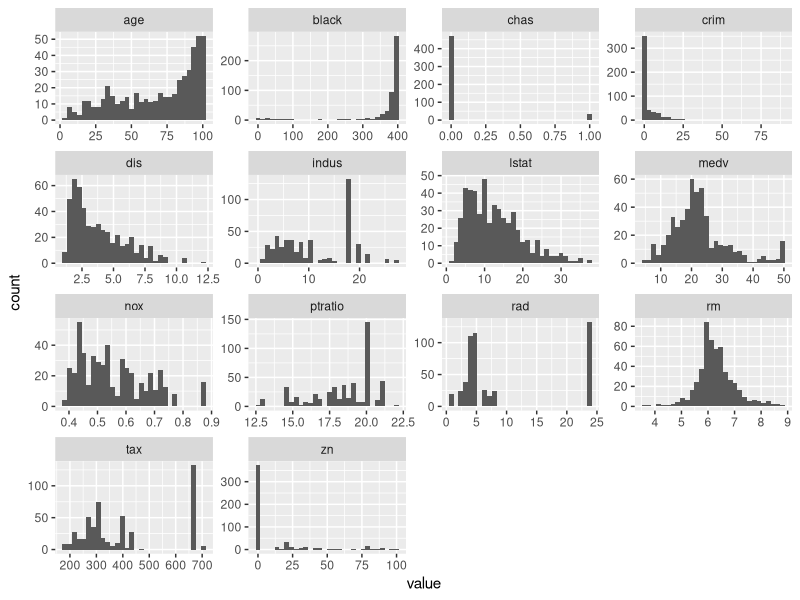
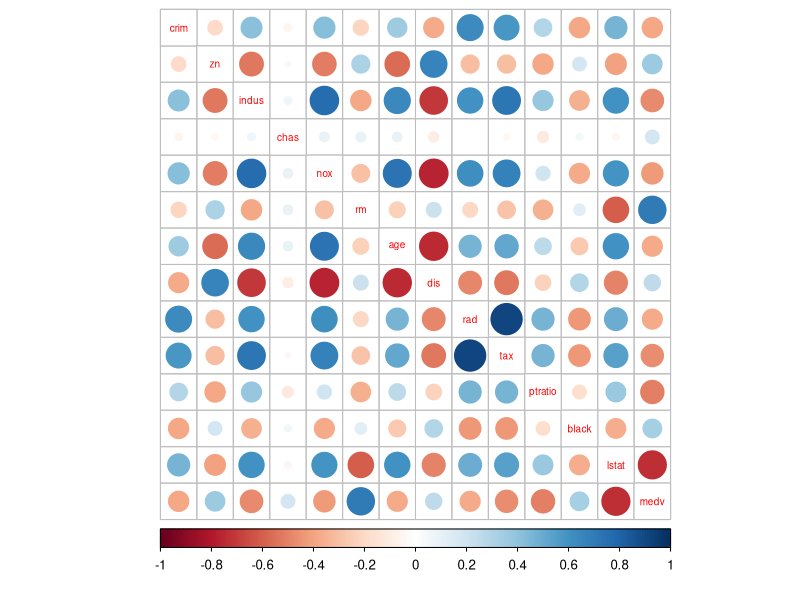
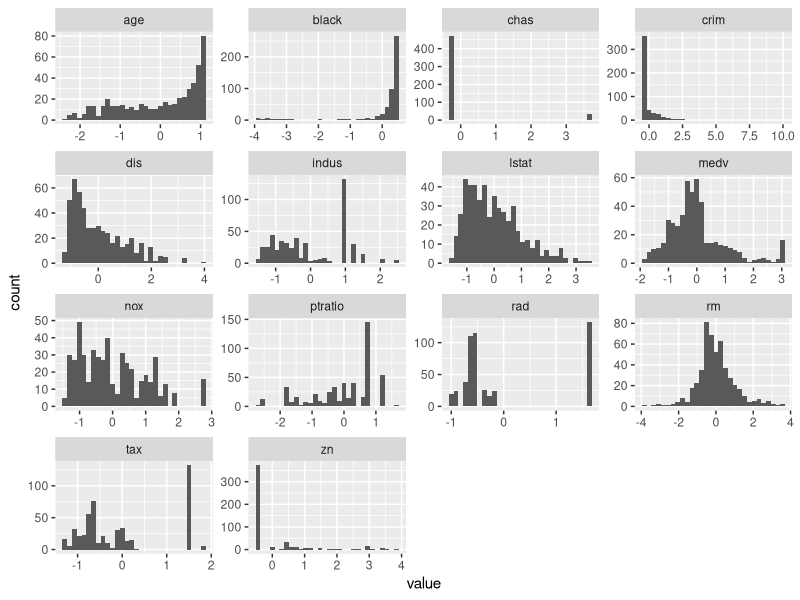
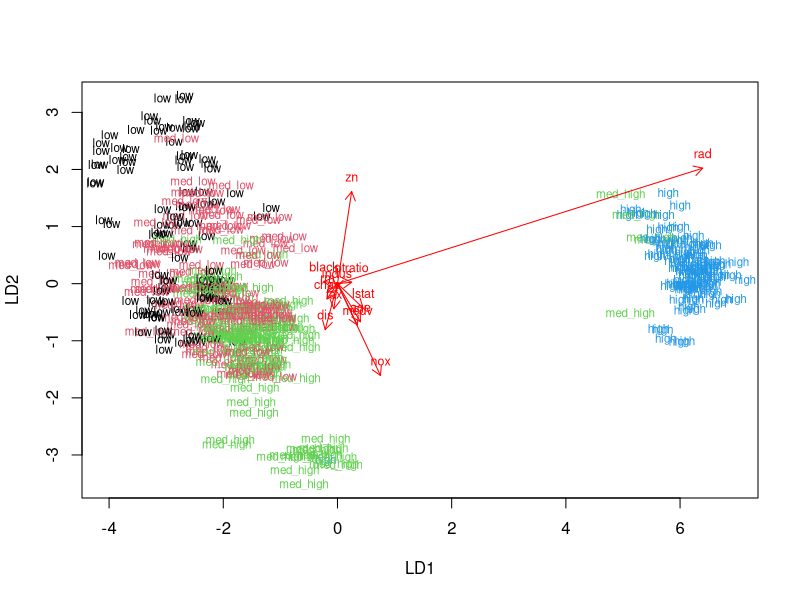
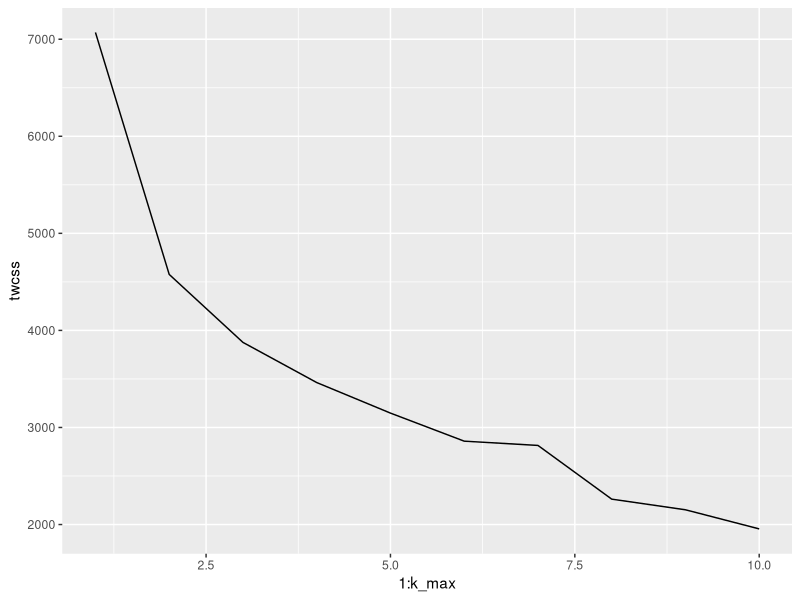
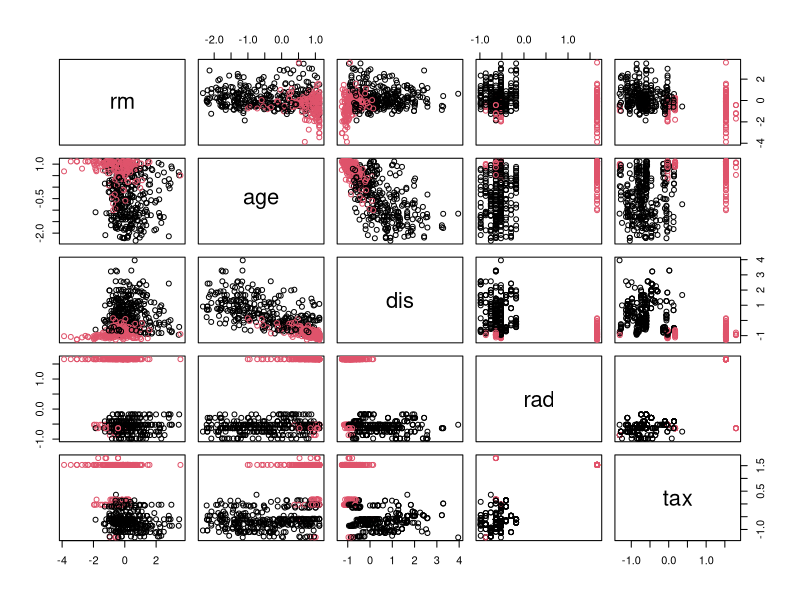
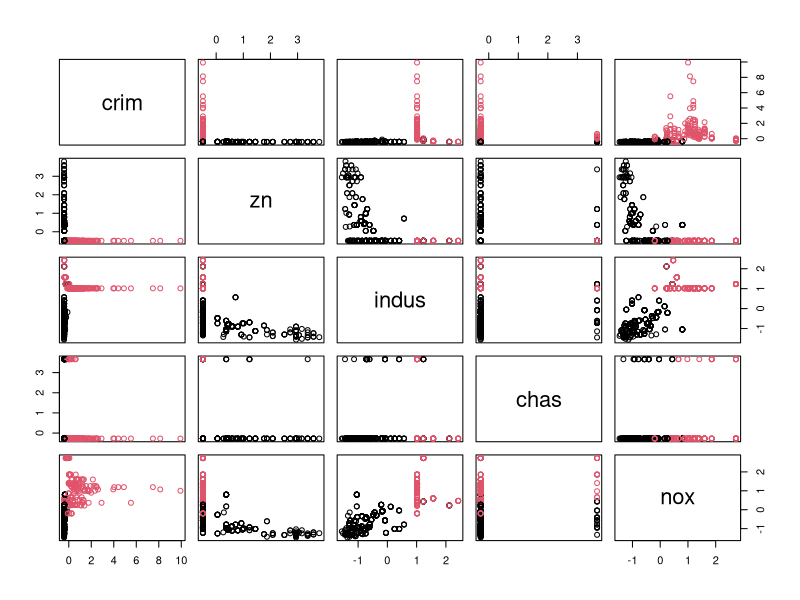

Reproduce these figures in R, in order.
## ---- chunk 1

rm(list=ls())

library(dplyr); library(ggplot2); library(GGally); library(readr); library(tidyr); library(MASS); library(corrplot)

## ---- chunk 2
data("Boston")

dim(Boston)
str(Boston)
## ---- chunk 3
summary(Boston)

gather(Boston)  %>% ggplot(aes(value)) + facet_wrap(~key, scales="free") + geom_histogram()


cor_matrix<-cor(Boston) %>% round(2)
cor_matrix
corrplot(cor_matrix, method="circle", cl.pos = "b", tl.pos = "d", tl.cex = 0.6)

## ---- chunk 4
boston_scaled <- scale(Boston)
summary(boston_scaled)
boston_scaled <- as.data.frame(boston_scaled)
gather(boston_scaled)  %>% ggplot(aes(value)) + facet_wrap(~key, scales="free") + geom_histogram()


bins <- quantile(boston_scaled$crim)
bins

label <- c("low","med_low","med_high","high")
crime <- cut(boston_scaled$crim, breaks = bins, labels = label, include.lowest = TRUE)
boston_scaled <- dplyr::select(boston_scaled, -crim)
boston_scaled <- data.frame(boston_scaled, crime)


n <- nrow(boston_scaled)
ind <- sample(n,  size = n * 0.8)
train <- boston_scaled[ind,]
test <- boston_scaled[-ind,]
correct_classes <- test$crime
test <- dplyr::select(test, -crime)
## ---- chunk 5
lda.fit <- lda(crime ~ ., data = train)

lda.arrows <- function(x, myscale = 1, arrow_heads = 0.1, color = "red", tex = 0.75, choices = c(1,2)){
  heads <- coef(x)
  arrows(x0 = 0, y0 = 0, 
         x1 = myscale * heads[,choices[1]], 
         y1 = myscale * heads[,choices[2]], col=color, length = arrow_heads)
  text(myscale * heads[,choices], labels = row.names(heads), 
       cex = tex, col=color, pos=3)
}

classes <- as.numeric(train$crime)

plot(lda.fit, dimen = 2, col = classes, pch = classes )
lda.arrows(lda.fit, myscale = 2)
## ---- chunk 6
lda.pred <- predict(lda.fit, newdata = test)

# cross tabulate the results
table(correct = correct_classes, predicted = lda.pred$class)
## ---- chunk 7

data("Boston")
boston_scaled2 <- scale(Boston)
boston_scaled2 <- as.data.frame(boston_scaled2)

dist_eu <- dist(boston_scaled2)

summary(dist_eu)

# k-means clustering
km <-kmeans(boston_scaled2, centers = 3)

set.seed(123)
k_max <- 10
twcss <- sapply(1:k_max, function(k){kmeans(boston_scaled2, k)$tot.withinss})
qplot(x = 1:k_max, y = twcss, geom = 'line')

km <-kmeans(boston_scaled2, centers = 2)

pairs(boston_scaled2[6:10], col = km$cluster)
pairs(boston_scaled2[1:5], col = km$cluster)


